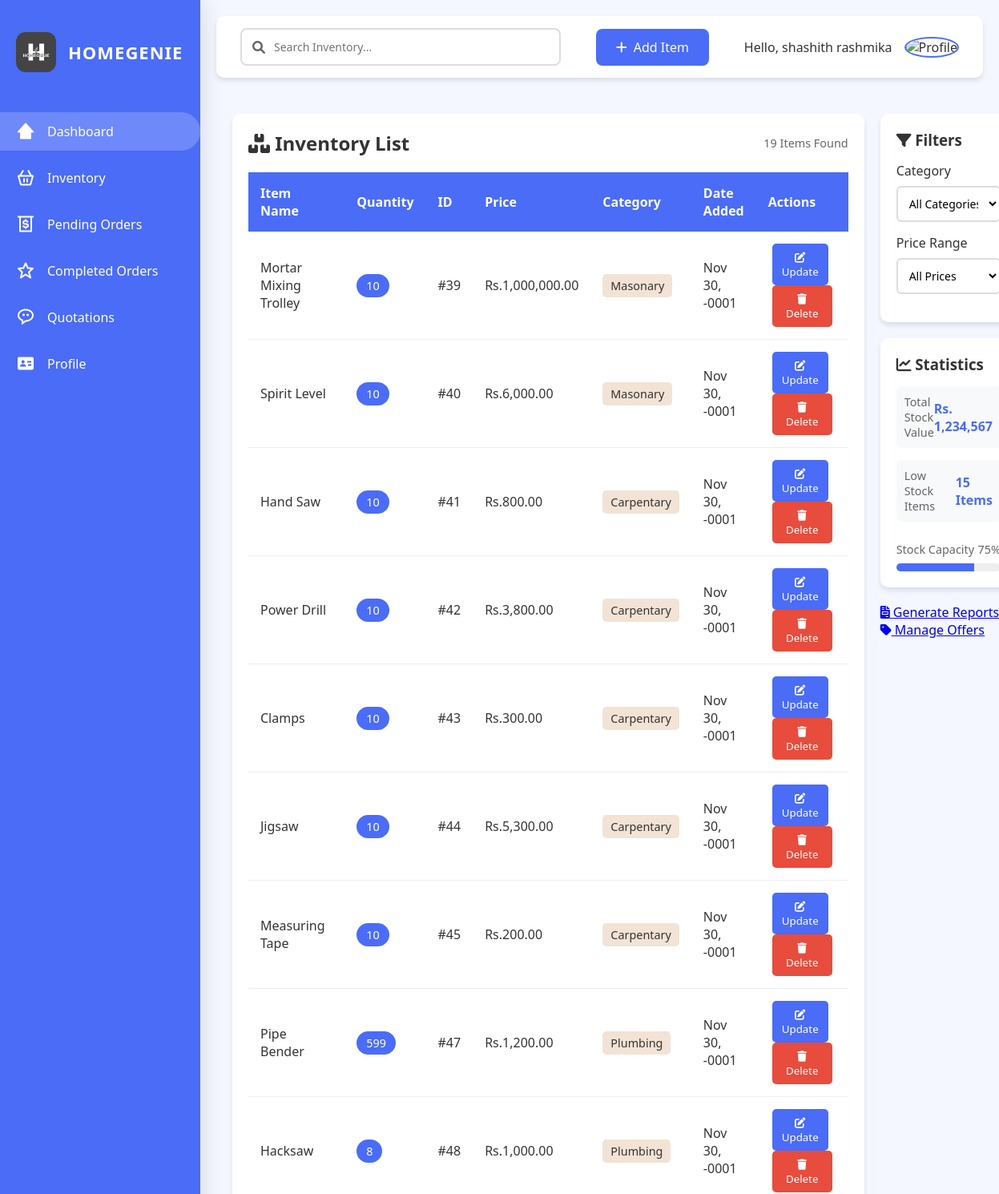
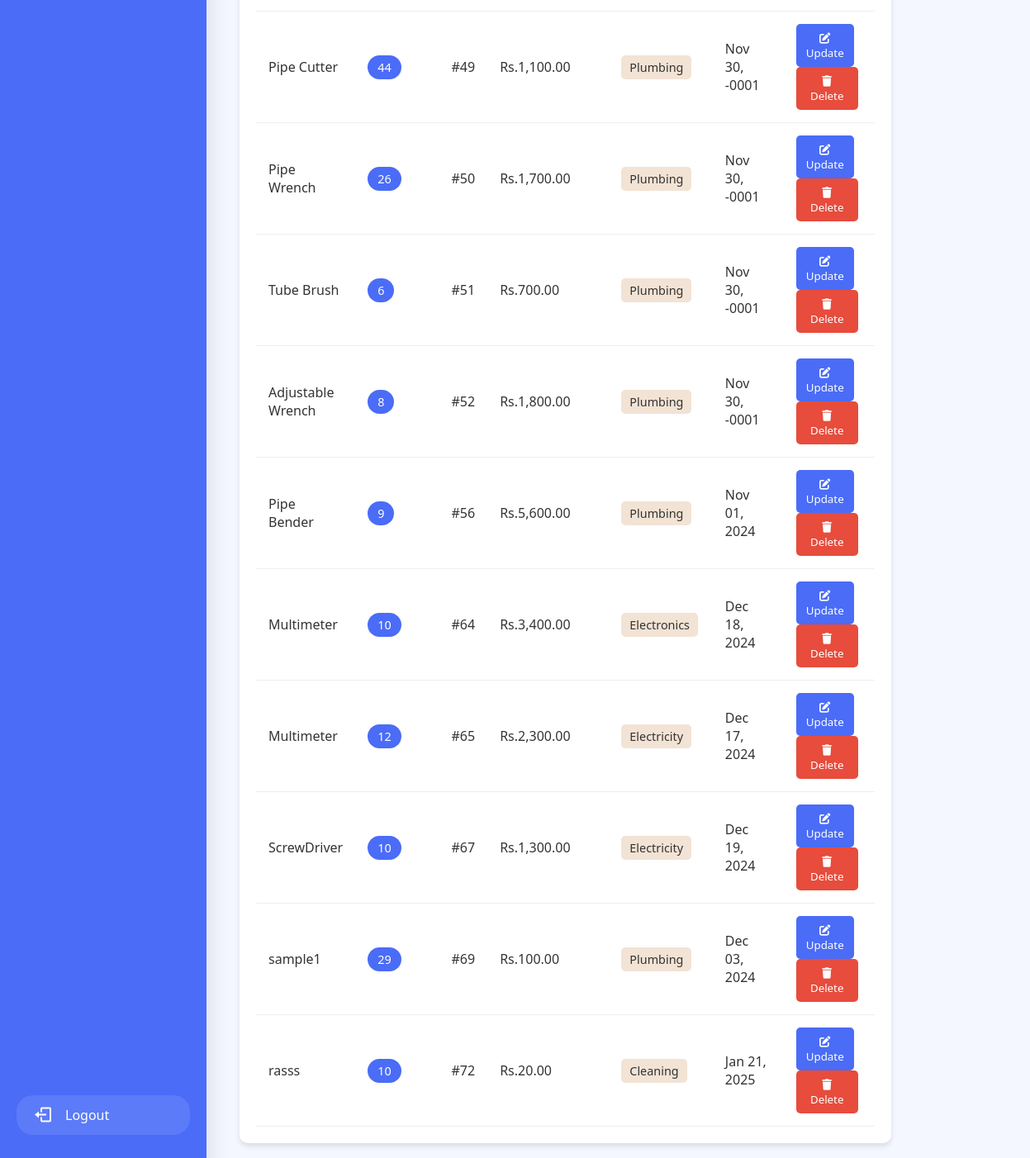
The page /InventoryController/index (signed in) on the database as committed earlier (2 pictures, top to bottom).
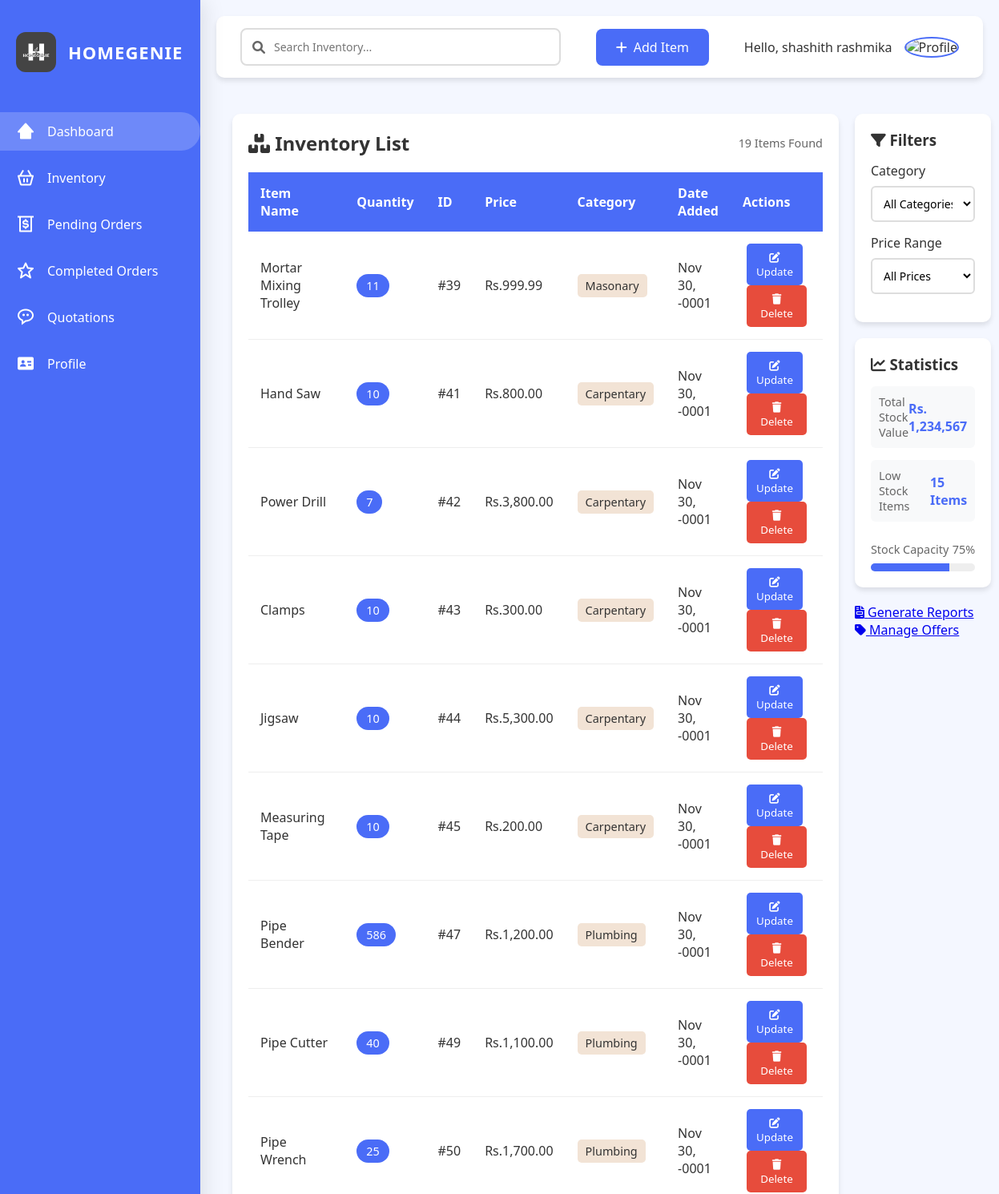
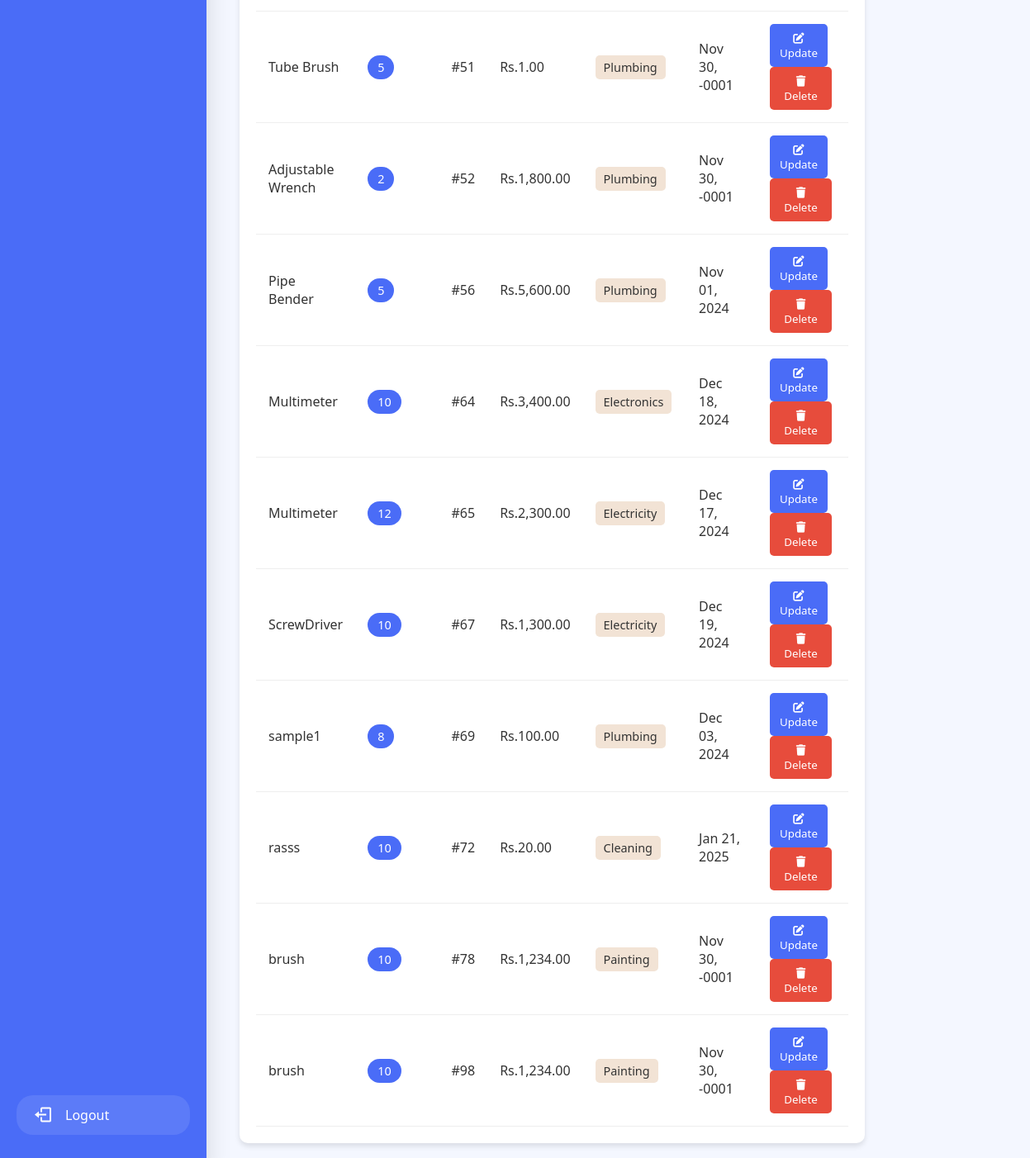
The same page on the database as committed later (2 pictures, top to bottom).
### tables this page shows
CREATE TABLE `inventory` (
  `item_id` int(11) NOT NULL,
  `item_name` varchar(100) NOT NULL,
  `description` text DEFAULT NULL,
  `quantity` int(11) NOT NULL,
  `selling_price` decimal(10,2) NOT NULL,
  `category` varchar(50) NOT NULL,
  `added_date` date NOT NULL,
  `image_path` longblob DEFAULT NULL,
  `user_id` int(11) DEFAULT NULL
);

### app/controllers/InventoryController.php (called while the page is built, shortened)
<?php
class InventoryController extends Controller {
    private $inventoryModel;
    public function __construct() {
        $this->inventoryModel = $this->model('InventoryModel');
    }
    public function index() {
        $user_id = $_SESSION['user_id'];
        $results = $this->inventoryModel->getAllItems($user_id);
        $this->view('supplier/admin/inventory/inventory', $results);
    }
}
?>

### app/libraries/Core.php (called while the page is built, shortened)
<?php
class Core {
    protected $currentMethod = 'index';
    public function __construct() {
        $url = $this->getURL();
        if (isset($url[0]) && file_exists('../app/controllers/' . ucwords($url[0]) . '.php')) {
            unset($url[0]);
        }
        $this->currentController = new $this->currentController;
        if (isset($url[1]) && method_exists($this->currentController, $url[1])) {
            $this->currentMethod = $url[1];
            unset($url[1]);
        }
        $this->params = $url ? array_values($url) : [];
        call_user_func_array([$this->currentController, $this->currentMethod], $this->params);
    }
    public function getURL() {
        if (isset($_GET['url'])) {
            $url = rtrim($_GET['url'], '/');
            $url = filter_var($url, FILTER_SANITIZE_URL);
            return explode('/', $url);
        }
        return [];
    }
}

### public/index.php (called while the page is built, shortened)
<?php
   $init = new Core();
?>

### app/libraries/Database.php (called while the page is built, shortened)
<?php
class Database{
    private $host = DB_HOST;
    private $user = DB_USER;
    private $password = DB_PASSWORD;
    private $dbname = DB_NAME;
    private $dbh;
    private $statement;
    public function __construct(){
        $dsn = 'mysql:host='.$this->host.';dbname='.$this->dbname;
        $options = array(
            PDO::ATTR_PERSISTENT => true,
            PDO::ATTR_ERRMODE => PDO::ERRMODE_EXCEPTION
        );
        try {
            $this->dbh = new PDO($dsn, $this->user, $this->password, $options);
        } catch (PDOException $e) {
            $this->error = $e->getMessage();
            echo $this->error;
        }
    }
    public function query($sql){
        $this->statement = $this->dbh->prepare($sql);
    }
    public function bind($param, $value, $type = null){
        if (is_null($type)) {
            switch (true) {
                case is_int($value):
                    $type = PDO::PARAM_INT;
                    break;
            }
        }
        $this->statement->bindValue($param, $value, $type);
    }
    public function execute(){
        return $this->statement->execute();
    }
    public function resultSet(){
        $this->execute();
        return $this->statement->fetchAll(PDO::FETCH_OBJ);
    }
}

### app/models/InventoryModel.php (called while the page is built, shortened)
<?php
class InventoryModel {
    private $db;
    public function __construct() {
        $this->db = new Database();
    }
    public function getAllItems($userId) {
        $this->db->query("SELECT * FROM inventory WHERE user_id = :user_id");
        $this->db->bind(':user_id', $userId);
        $results = $this->db->resultSet();
        return $results;
    }
}
?>

### app/views/supplier/admin/inventory/inventory.php (the view, shortened to what the rows shown need)
<!DOCTYPE html>
<html lang="en">
<head>
    <link rel="stylesheet" href="<?php echo URLROOT; ?>/public/css/inventory.css">
    <link rel="stylesheet" href="https://cdnjs.cloudflare.com/ajax/libs/font-awesome/6.0.0/css/all.min.css">
</head>
<body>
    <?php require APPROOT . '/views/supplier/admin/sidebar.php'; ?>
    <div class="container">
        <main>
            <section class="inventory-list">
                <div class="list-header">
                    <h2><i class="fas fa-boxes"></i> Inventory List</h2>
                </div>
                <table>
                    <thead>
                        <tr>
                            <th>Item Name</th>
                            <th>Quantity</th>
                            <th>ID</th>
                            <th>Price</th>
                            <th>Category</th>
                            <th>Date Added</th>
                            <th>Actions</th>
                        </tr>
                    </thead>
                    <tbody>
                        <?php if (!empty($data)): ?>
                            <?php foreach ($data as $item): ?>
                                <tr>
                                    <td><?php echo $item->item_name; ?></td>
                                    <td><span class="quantity-badge"><?php echo $item->quantity; ?></span></td>
                                    <td>#<?php echo $item->item_id; ?></td>
                                    <td>Rs.<?php echo number_format($item->selling_price, 2); ?></td>
                                    <td><span class="category-tag"><?php echo $item->category; ?></span></td>
                                    <td><?php echo date('M d, Y', strtotime($item->added_date)); ?></td>
                                    <td>
                                    <button
    class="action-btn update-btn"
    data-id="<?php echo $item->item_id; ?>"
    data-price="<?php echo $item->selling_price; ?>"
    data-quantity="<?php echo $item->quantity; ?>"
    style="margin-right: 10px;"
>
    <i class="fas fa-edit"></i> Update
</button>
                                        <button class="action-btn remove-btn" data-id="<?php echo $item->item_id; ?>">
                                            <i class="fas fa-trash"></i> Delete
                                        </button>
                                    </td>
                                </tr>
                            <?php endforeach; ?>
                        <?php endif; ?>
                    </tbody>
                </table>
            </section>
        </main>
    </div>
</body>
</html>

Rows that differ between the two databases and show on the page:
no longer on this page (row edited): inventory: item_name "Spirit Level", quantity "10", item_id "40", selling_price "6,000.00", category "Masonary", added_date "Nov 30, -0001"
no longer on this page (row edited): inventory: item_name "Hacksaw", quantity "8", item_id "48", selling_price "1,000.00", category "Plumbing", added_date "Nov 30, -0001"
changed inventory "Mortar Mixing Trolley": quantity "10" → "11"; selling_price "1,000,000.00" → "999.99"
changed inventory "Power Drill": quantity "10" → "7"
changed inventory id 47: quantity "599" → "586"
changed inventory "Pipe Cutter": quantity "44" → "40"
changed inventory "Pipe Wrench": quantity "26" → "25"
changed inventory "Tube Brush": quantity "6" → "5"; selling_price "700.00" → "1.00"
changed inventory "Adjustable Wrench": quantity "8" → "2"
changed inventory "Nov 01, 2024": quantity "9" → "5"
changed inventory "sample1": quantity "29" → "8"
added inventory: item_name "brush", quantity "10", item_id "78", selling_price "1,234.00", category "Painting", added_date "Nov 30, -0001"
added inventory: item_name "brush", quantity "10", item_id "98", selling_price "1,234.00", category "Painting", added_date "Nov 30, -0001"
